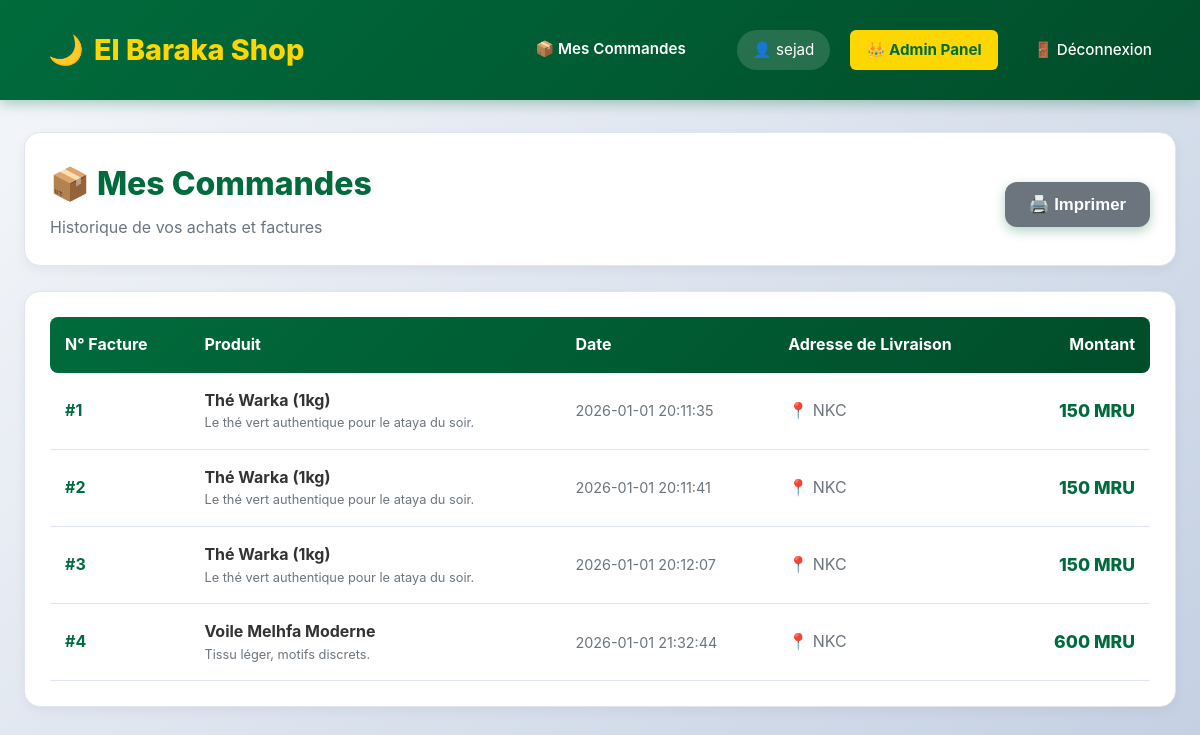
/mes-commandes (signed in), run on the app's committed database.
### tables this page shows
CREATE TABLE commandes (
            id INTEGER PRIMARY KEY AUTOINCREMENT,
            utilisateur_id INTEGER,
            produit_id INTEGER,  
            montant DECIMAL(10, 2),
            date_commande DATETIME DEFAULT CURRENT_TIMESTAMP,
            adresse_livraison TEXT,
            FOREIGN KEY(utilisateur_id) REFERENCES utilisateurs(id),
            FOREIGN KEY(produit_id) REFERENCES produits(id) 
        );

CREATE TABLE produits (
            id INTEGER PRIMARY KEY AUTOINCREMENT,
            nom TEXT NOT NULL,
            description TEXT,
            prix DECIMAL(10, 2) NOT NULL,
            quantite INTEGER DEFAULT 10
        );

### app.py (the view)
@app.route('/mes-commandes')
def mes_commandes():
    if 'user_id' not in session: return redirect('/login')
    user_id = session['user_id']
    conn = get_db_connection()
    query = """
        SELECT c.*, p.nom as nom_produit, p.description
        FROM commandes c
        JOIN produits p ON c.produit_id = p.id
        JOIN utilisateurs u ON c.utilisateur_id = u.id
        WHERE c.utilisateur_id = ?
    """
    commandes = conn.execute(query,(user_id,)).fetchall()
    conn.close()
    if commandes:
        return render_template('commandes.html', commandes=commandes)
    else:
        flash("Commande introuvable.", "danger")
        return redirect('/')

### app.py (called while the page is built)
def get_db_connection():
    conn = sqlite3.connect('elbaraka.db')
    conn.row_factory = sqlite3.Row
    return conn

### templates/commandes.html (shortened to what this page needs)
{% extends 'base.html' %}
{% block content %}
<div style="max-width: 1400px; margin: 0 auto;">
    <div style="background: white; padding: 25px; border-radius: 16px; margin-bottom: 25px; box-shadow: 0 4px 12px rgba(0,0,0,0.05); display: flex; justify-content: space-between; align-items: center; border: 1px solid #e0e6ed;">
        <div>
            <h2 style="margin: 0; color: var(--primary); font-size: 2rem; font-weight: 800;">
                📦 Mes Commandes
            </h2>
            <p style="margin: 5px 0 0 0; color: #6c757d;">Historique de vos achats et factures</p>
        </div>
        <button onclick="window.print()" class="btn-primary" style="width: auto; padding: 12px 24px; background: #6c757d;">
            🖨️ Imprimer
        </button>
    </div>
    <div style="background: white; padding: 25px; border-radius: 16px; box-shadow: 0 4px 12px rgba(0,0,0,0.05); overflow-x: auto; border: 1px solid #e0e6ed;">
        <table style="width: 100%; border-collapse: collapse;">
            <thead>
                <tr style="background: linear-gradient(135deg, var(--primary) 0%, var(--primary-dark) 100%); color: white;">
                    <th style="padding: 15px; text-align: left; font-weight: 700; border-radius: 8px 0 0 8px;">N° Facture</th>
                    <th style="padding: 15px; text-align: left; font-weight: 700;">Produit</th>
                    <th style="padding: 15px; text-align: left; font-weight: 700;">Date</th>
                    <th style="padding: 15px; text-align: left; font-weight: 700;">Adresse de Livraison</th>
                    <th style="padding: 15px; text-align: right; font-weight: 700; border-radius: 0 8px 8px 0;">Montant</th>
                </tr>
            </thead>
            <tbody>
                {% for c in commandes %}
                <tr style="border-bottom: 1px solid #e0e6ed; transition: background 0.3s ease;"
                    onmouseover="this.style.background='#f8f9fa'"
                    onmouseout="this.style.background='white'">
                    <td style="padding: 15px; font-weight: 700; color: var(--primary);">
                        #{{ c.id }}
                    </td>
                    <td style="padding: 15px;">
                        <strong style="color: #333;">{{ c.nom_produit or c.produit }}</strong>
                        <div style="font-size: 0.8rem; color: #6c757d;">{{ c.description }}</div>
                    </td>
                    <td style="padding: 15px; color: #6c757d; font-size: 0.9rem;">
                        {{ c.date_commande }}
                    </td>
                    <td style="padding: 15px; color: #6c757d;">
                        📍 {{ c.adresse_livraison }}
                    </td>
                    <td style="padding: 15px; text-align: right; font-weight: 800; color: var(--primary); font-size: 1.1rem;">
                        {{ c.montant }} MRU
                    </td>
                </tr>
                {% endfor %}
            </tbody>
        </table>
    </div>
</div>
{% endblock %}

### static/style.css (style rules this page uses)
:root { --primary: #006b3c; --primary-dark: #004d2a; --secondary: #d01c1f; --gold: #ffd700; --bg: #f8f9fa; --text: #2c3e50; --white: #ffffff; --shadow: rgba(0, 0, 0, 0.08); --shadow-hover: rgba(0, 0, 0, 0.15); --border: #e0e6ed; }
* { margin: 0; padding: 0; box-sizing: border-box; }
body { font-family: -apple-system, BlinkMacSystemFont, 'Segoe UI', Roboto, 'Helvetica Neue', Arial, sans-serif; background: linear-gradient(135deg, #f5f7fa 0%, #c3cfe2 100%); color: var(--text); line-height: 1.6; min-height: 100vh; }
.btn-primary { background: linear-gradient(135deg, var(--primary) 0%, var(--primary-dark) 100%); color: white; border: none; padding: 14px 20px; border-radius: 12px; cursor: pointer; width: 100%; font-size: 1.05rem; font-weight: 700; transition: all 0.3s ease; box-shadow: 0 4px 12px rgba(0, 107, 60, 0.3); margin-top: 10px; }

### data on the page
commandes: id "1", nom "Thé Warka (1kg)", description "Le thé vert authentique pour le ataya du soir.", date_commande "2026-01-01 20:11:35", adresse_livraison "NKC", montant "150"
commandes: id "2", nom "Thé Warka (1kg)", description "Le thé vert authentique pour le ataya du soir.", date_commande "2026-01-01 20:11:41", adresse_livraison "NKC", montant "150"
commandes: id "3", nom "Thé Warka (1kg)", description "Le thé vert authentique pour le ataya du soir.", date_commande "2026-01-01 20:12:07", adresse_livraison "NKC", montant "150"
commandes: id "4", nom "Voile Melhfa Moderne", description "Tissu léger, motifs discrets.", date_commande "2026-01-01 21:32:44", adresse_livraison "NKC", montant "600"

### other printed values
{{ session.get('username') }} "sejad"
